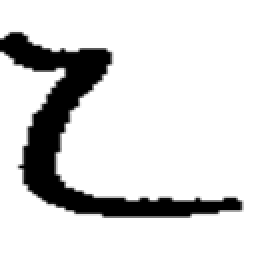
#> input picture Haa_letter/Haa-old/bf09_018.bmp, 128 x 128 px, found by its file name (shown 2 times larger); its folder holds only this picture in this run
$ python recenter.py
#> lines starting #> are read from the running program, lines starting #| are printed output that depends on the picture
import os
from PIL import Image
import numpy as np

def center_and_resize_image(image_path, output_path, resize_factor=0.7):
    # Load the image
#> called with image_path = 'Haa-old/bf09_018.bmp', output_path = 'Haa-centered6/bf09_018.bmp', resize_factor = 0.7
    image = Image.open(image_path).convert('L')
#> image is the input picture: PIL image 128x128 L; min 0, max 255, mean 215.4

    # Convert the image to a numpy array
    image_array = np.array(image)

    # Find the bounding box of the non-white (non-255) pixels
    non_white_pixels = np.where(image_array < 255)
#> non_white_pixels = 3006 positions, rows 15 to 108, columns 0 to 121
    min_row, max_row = np.min(non_white_pixels[0]), np.max(non_white_pixels[0])
#> min_row = 15; max_row = 108
    min_col, max_col = np.min(non_white_pixels[1]), np.max(non_white_pixels[1])
#> min_col = 0; max_col = 121

    # Crop the image to the bounding box
    cropped_image = image_array[min_row:max_row+1, min_col:max_col+1]
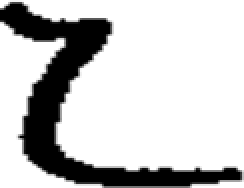
#> cropped_image: shape (94, 122) (shown 2 times larger); min 0, max 255, mean 198.4

    # Resize the cropped image to 70% of its original size
    cropped_image_pil = Image.fromarray(cropped_image)
    new_size = (int(cropped_image_pil.size[0] * resize_factor), int(cropped_image_pil.size[1] * resize_factor))
#> new_size = (85, 65)
    resized_image_pil = cropped_image_pil.resize(new_size, Image.LANCZOS)
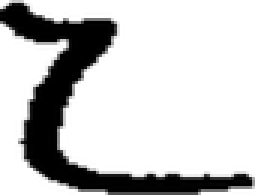
#> resized_image_pil: PIL image 85x65 L (shown 3 times larger); min 0, max 255, mean 198.4
    resized_image = np.array(resized_image_pil)

    # Calculate the padding needed to center the resized image
    resized_height, resized_width = resized_image.shape
#> resized_height = 65; resized_width = 85
    top_padding = (128 - resized_height) // 2
#> top_padding = 31
    bottom_padding = 128 - resized_height - top_padding
#> bottom_padding = 32
    left_padding = (128 - resized_width) // 2
#> left_padding = 21
    right_padding = 128 - resized_width - left_padding
#> right_padding = 22

    # Create a new 128x128 image with a white background
    centered_image_array = np.full((128, 128), 255, dtype=np.uint8)

    # Paste the resized image into the center of the new image
    centered_image_array[
        top_padding:top_padding+resized_height,
        left_padding:left_padding+resized_width
    ] = resized_image
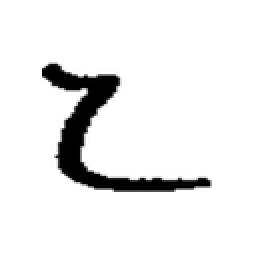
#> centered_image_array: shape (128, 128) (shown 2 times larger); min 0, max 255, mean 235.9

    # Convert the numpy array back to an image
    centered_image = Image.fromarray(centered_image_array)

    # Save the centered image
    centered_image.save(output_path)

# Paths to the directories
input_dir = 'Haa-old'
output_dir = 'Haa-centered6'

# Create the output directory if it doesn't exist
os.makedirs(output_dir, exist_ok=True)

# Process all BMP images in the input directory with resizing
resize_factor = 0.7  # Resize the image to 70% of its original size
for filename in os.listdir(input_dir):
    if filename.endswith('.bmp'):
        input_path = os.path.join(input_dir, filename)
        output_path = os.path.join(output_dir, filename)
        center_and_resize_image(input_path, output_path, resize_factor)

$ run again, on Haa_letter/Haa-old/bm39_076.bmp
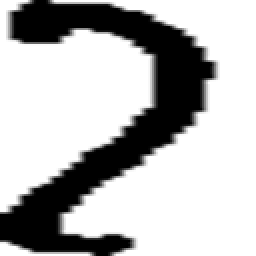
#> input picture Haa_letter/Haa-old/bm39_076.bmp, 128 x 128 px, found by its file name (shown 2 times larger)
#> in center_and_resize_image, image is the input picture: PIL image 128x128 L; min 0, max 255, mean 182.2
#> non_white_pixels = 5652 positions, rows 0 to 127, columns 0 to 109
#> min_row = 0; max_row = 127
#> min_col = 0; max_col = 109
#> in center_and_resize_image, `resized_image_pil = cropped_image_pil.resize(new_size, Image.LANCZOS)`:
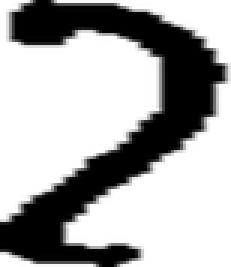
#> resized_image_pil: PIL image 77x89 L (shown 3 times larger); min 0, max 255, mean 170.3
#> in center_and_resize_image, `centered_image_array[ top_padding:top_padding+resized_height, left_pad..`:
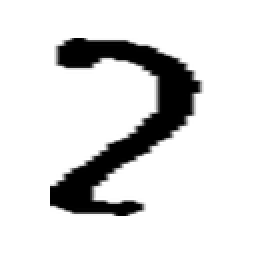
#> centered_image_array: shape (128, 128) (shown 2 times larger); min 0, max 255, mean 219.6

$ run again, on Haa_letter/Haa-old/cf59_007.bmp
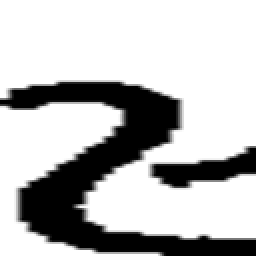
#> input picture Haa_letter/Haa-old/cf59_007.bmp, 128 x 128 px, found by its file name (shown 2 times larger)
#> in center_and_resize_image, image is the input picture: PIL image 128x128 L; min 0, max 255, mean 187.7
#> non_white_pixels = 5157 positions, rows 40 to 127, columns 0 to 127
#> min_row = 40; max_row = 127
#> min_col = 0; max_col = 127
#> in center_and_resize_image, `cropped_image = image_array[min_row:max_row+1, min_col:max_col+1]`:
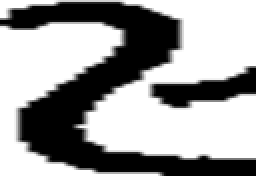
#> cropped_image: shape (88, 128) (shown 2 times larger); min 0, max 255, mean 157.2
#> in center_and_resize_image, `centered_image_array[ top_padding:top_padding+resized_height, left_pad..`:
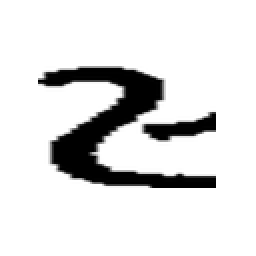
#> centered_image_array: shape (128, 128) (shown 2 times larger); min 0, max 255, mean 222.6

$ run again, on Haa_letter/Haa-old/bf48_057.bmp
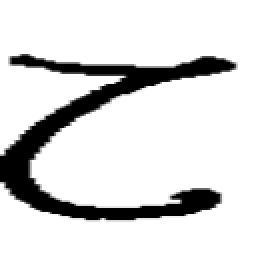
#> input picture Haa_letter/Haa-old/bf48_057.bmp, 128 x 128 px, found by its file name (shown 2 times larger)
#> in center_and_resize_image, image is the input picture: PIL image 128x128 L; min 0, max 255, mean 217.2
#> non_white_pixels = 2915 positions, rows 27 to 110, columns 0 to 118
#> min_row = 27; max_row = 110
#> min_col = 0; max_col = 118
#> in center_and_resize_image, `cropped_image = image_array[min_row:max_row+1, min_col:max_col+1]`:
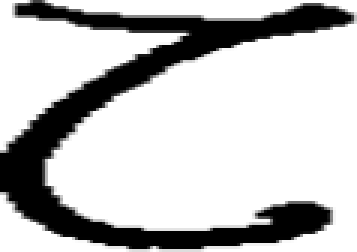
#> cropped_image: shape (84, 119) (shown 3 times larger); min 0, max 255, mean 193
#> in center_and_resize_image, `centered_image_array[ top_padding:top_padding+resized_height, left_pad..`:
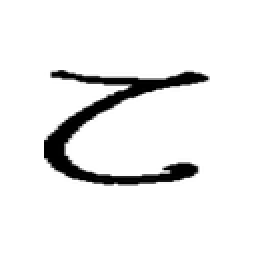
#> centered_image_array: shape (128, 128) (shown 2 times larger); min 0, max 255, mean 236.8
